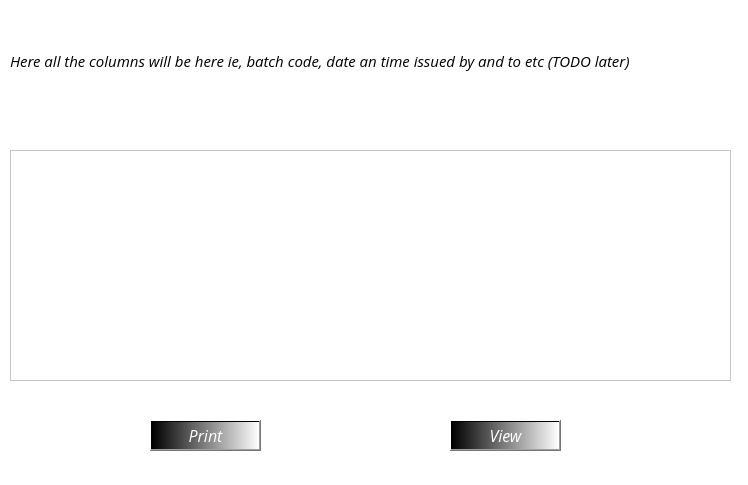
<?xml version="1.0" encoding="UTF-8"?>
<ui version="4.0">
 <class>view_items_in_a_batch_Form</class>
 <widget class="QWidget" name="view_items_in_a_batch_Form">
  <property name="geometry">
   <rect>
    <x>0</x>
    <y>0</y>
    <width>748</width>
    <height>485</height>
   </rect>
  </property>
  <property name="windowTitle">
   <string>Items in the batch</string>
  </property>
  <property name="styleSheet">
   <string notr="true">background-color: rgb(255, 255, 255);</string>
  </property>
  <widget class="QLabel" name="batch_details_label">
   <property name="geometry">
    <rect>
     <x>10</x>
     <y>10</y>
     <width>731</width>
     <height>101</height>
    </rect>
   </property>
   <property name="font">
    <font>
     <family>Open Sans</family>
     <pointsize>11</pointsize>
     <italic>true</italic>
    </font>
   </property>
   <property name="text">
    <string>Here all the columns will be here ie, batch code, date an time issued by and to etc (TODO later)</string>
   </property>
  </widget>
  <widget class="QTableView" name="item_inside_the_batch_tableView">
   <property name="geometry">
    <rect>
     <x>10</x>
     <y>150</y>
     <width>721</width>
     <height>231</height>
    </rect>
   </property>
   <property name="font">
    <font>
     <family>Open Sans</family>
     <pointsize>11</pointsize>
    </font>
   </property>
  </widget>
  <widget class="QPushButton" name="print_pushButton">
   <property name="geometry">
    <rect>
     <x>150</x>
     <y>420</y>
     <width>111</width>
     <height>31</height>
    </rect>
   </property>
   <property name="font">
    <font>
     <family>Open Sans</family>
     <pointsize>12</pointsize>
     <italic>true</italic>
    </font>
   </property>
   <property name="styleSheet">
    <string notr="true">QPushButton#print_pushButton {
	background-color: qlineargradient(spread:pad, x1:0, y1:0, x2:1, y2:0, stop:0 rgba(0, 0, 0, 255), stop:1 rgba(255, 255, 255, 255));
	color: rgb(255, 255, 255);
}</string>
   </property>
   <property name="text">
    <string>Print</string>
   </property>
  </widget>
  <widget class="QPushButton" name="exit_pushButton">
   <property name="geometry">
    <rect>
     <x>450</x>
     <y>420</y>
     <width>111</width>
     <height>31</height>
    </rect>
   </property>
   <property name="font">
    <font>
     <family>Open Sans</family>
     <pointsize>12</pointsize>
     <italic>true</italic>
    </font>
   </property>
   <property name="styleSheet">
    <string notr="true">QPushButton#exit_pushButton {
	background-color: qlineargradient(spread:pad, x1:0, y1:0, x2:1, y2:0, stop:0 rgba(0, 0, 0, 255), stop:1 rgba(255, 255, 255, 255));
	color: rgb(255, 255, 255);
}</string>
   </property>
   <property name="text">
    <string>View</string>
   </property>
  </widget>
 </widget>
 <resources/>
 <connections/>
</ui>
